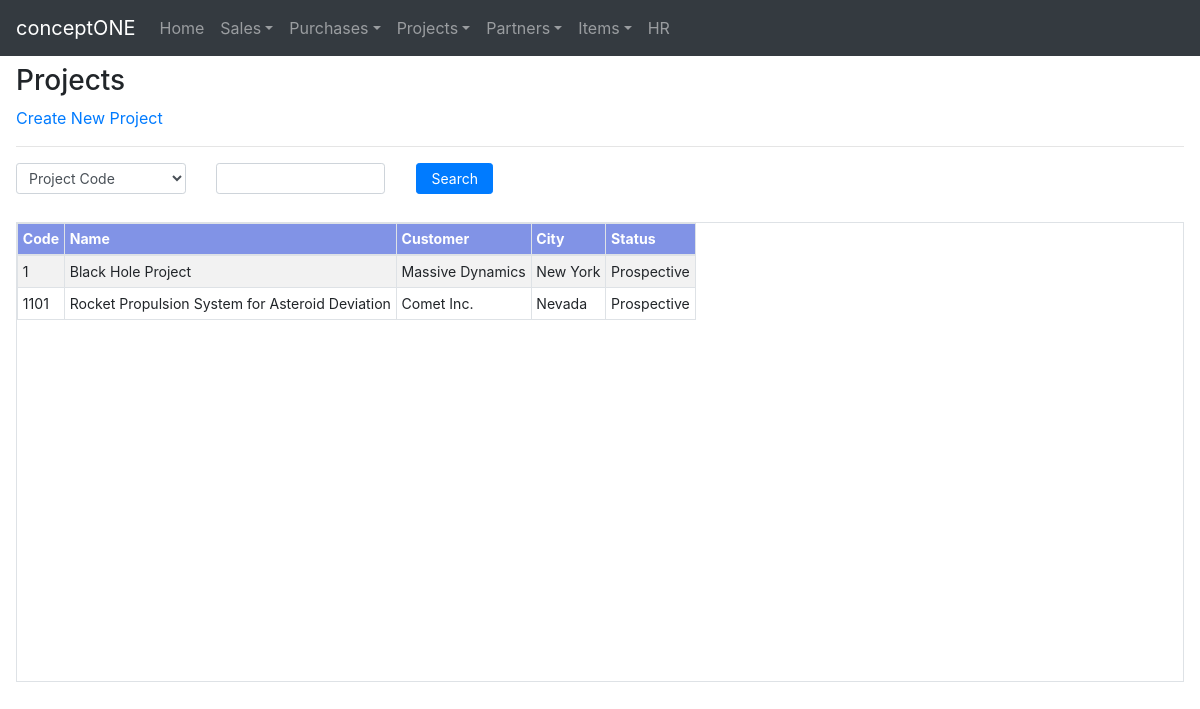
The page /projects/ on the database as committed earlier.
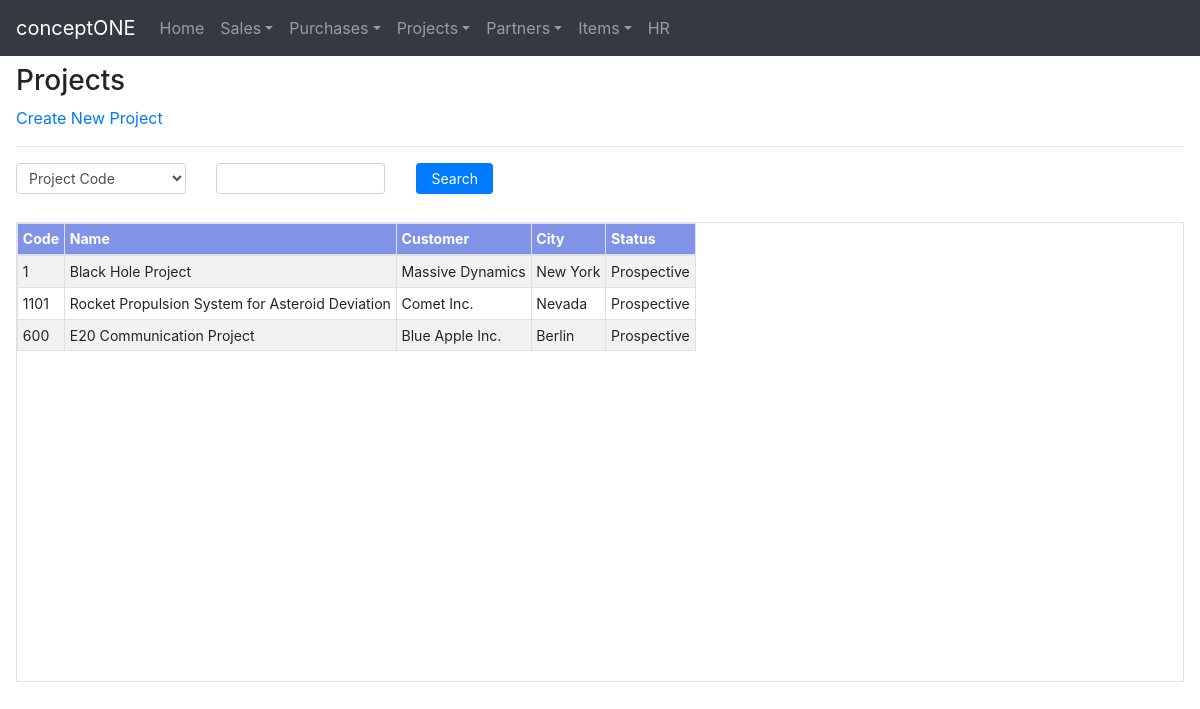
The same page on the database as committed later.
### crudbasic/models.py (models this page shows, shortened)
class Projects(models.Model):
    status_flags = [
        ('Prospective','Prospective'),
        ('Completed','Completed'),
        ('On-Going','On-Going'),
    ]
    project_code = models.CharField(max_length=16, unique=True)
    project_name = models.CharField(max_length=128, unique=True)
    project_customer = models.ForeignKey(Customers, on_delete=models.CASCADE)
    project_city = models.CharField(max_length=128)
    project_status = models.CharField(max_length=16,choices=status_flags)
    created_on = models.DateTimeField(auto_now_add=True)
    updated_on = models.DateTimeField(auto_now=True)

class Customers(models.Model):
    customer_code = models.CharField(max_length=16, unique=True)
    customer_name = models.CharField(max_length=128, unique=True)
    customer_address = models.CharField(max_length=264)
    customer_city = models.CharField(max_length=128)
    customer_phone = models.CharField(max_length=128, blank=True)
    customer_fax = models.CharField(max_length=128, blank=True)
    customer_email = models.EmailField(max_length=192, blank=True)
    customer_ntn_number = models.CharField(max_length=128, blank=True)
    created_on = models.DateTimeField(auto_now_add=True)
    updated_on = models.DateTimeField(auto_now=True)
    def __str__(self):
        return self.customer_name

### crudbasic/views.py (the view, shortened to what this page needs)
# urls.py: path('projects/',views.ProjectView.as_view(),name='projects'),
class ProjectView(TemplateView):
    template_name = 'crudbasic/basedisplay.html'
    def get(self, request, *args, **kwargs):
        main_title = 'Projects'
        create_link= {'name':'Create New Project','value':'crudbasic:createproject'}
        search_form = BasicSearch(caller = Projects)
        table_head_temp = get_col_heads(Projects)
        table_head = []
        for idx, val in enumerate(table_head_temp):
            table_head.append(str(val[1]).split(" ")[1])
        page_data = Projects.objects.order_by('created_on')
        return render(request, self.template_name, {'page_data': page_data,
                                                    'search_form' : search_form,
                                                    'table_head':table_head,
                                                    'main_title':main_title,
                                                    'create_link':create_link
                                                    })

### crudbasic/forms.py
class BasicSearch(forms.Form):
    field_dct = {}
    search_by = forms.ChoiceField(choices=field_dct,widget=forms.Select(attrs={'class':'form-control form-control-sm'}))
    search_for = forms.CharField(widget=forms.TextInput(attrs={'class':'form-control form-control-sm'}))
    def __init__(self,*arg,**kwargs):
        caller = kwargs.pop('caller')
        if caller == Customers:
            print(caller)
        super(BasicSearch, self).__init__(*arg,**kwargs)
        field_dct = get_col_heads(caller)
        self.fields['search_by'].choices = field_dct

### crudbasic/basic_functions.py (called while the page is built)
def get_col_heads(caller):
    caller_fields = caller._meta.fields
    field_list = []
    human_rdable_list =[]
    for fields in caller_fields:
        column_head = (str(fields)).split(".")
        human_rdable_name = column_head[-1].replace("_"," ").title()
        human_rdable_list.append(human_rdable_name)
        field_list.append(column_head[-1])
    field_list = field_list[1:-2]
    human_rdable_list = human_rdable_list[1:-2]
    field_dct = tuple(zip(field_list,human_rdable_list))
    return field_dct

### templates/crudbasic/basedisplay.html
<!DOCTYPE html>
{% extends 'crudbasic/base.html' %}
{% block body_block %}
<h3 class="">{{ main_title }}</h3>
<a class="" href="{% url create_link.value %}">{{ create_link.name }}</a>
<hr class="">
<form method="POST">{% csrf_token %}
  <div class="row mb-2">
    <div class="col-xl-2 col-lg-3 col-md-4 mb-2">
      {{ search_form.search_by}}
    </div>
    <div class="col-xl-2 col-lg-3 col-md-4 mb-2">
      {{ search_form.search_for }}
    </div>
    <div class="col-xl-1 col-lg-1 col-md-2 pl-2 mb-1 ml-2">
      <button class="btn btn-primary btn-sm button-custom" type="submit" value="search" name="search">Search</button>
    </div>
  </div>
</form>
<div class="row">
  <div class="col-md-12">
    <div class="mt-2 pb-3 pt-1">
    {% if page_data %}
    <table class="table table-bordered table-striped table-sm table-properties">
      <thead class="">
        <tr>
          {% for head in table_head %}
            <th scope="col">{{ head }}</th>
          {% endfor %}
        </tr>
      </thead>
      <tbody>
        {% if main_title == 'Customers' %}
          {% include 'crudbasic/tables/customertable.html' %}
        {% elif main_title == 'Suppliers' %}
          {% include 'crudbasic/tables/suppliertable.html' %}
        {% elif main_title == 'Items' %}
          {% include 'crudbasic/tables/itemtable.html' %}
        {% elif main_title == 'Projects' %}
          {% include 'crudbasic/tables/projecttable.html' %}
        {% endif %}
      </tbody>
    </table>
    {% else %}
      <p>Oops! No Record found</p>
    {% endif %}
    </div>
  </div>
</div>
{% endblock %}

### templates/crudbasic/base.html (shortened to what this page needs)
<!DOCTYPE html>
{% load staticfiles %}
<html lang="en" dir="ltr">
  <head>
    <link rel="stylesheet" href="https://stackpath.bootstrapcdn.com/bootstrap/4.3.1/css/bootstrap.min.css">
    <link rel="stylesheet" href="{% static "css/master.css" %}">
  </head>
  <body>
    {% include "crudbasic/navbar.html" %}
      <div class="pr-3 pl-3 pb-2 pt-2">
        {% block body_block %}
        {% endblock %}
      </div>
  </body>
</html>

### templates/crudbasic/navbar.html (shortened to what this page needs)
<!DOCTYPE html>
<nav class="navbar navbar-expand-sm navbar-dark bg-dark">
  <a href="" class="navbar-brand">conceptONE</a>
    <ul class="navbar-nav pl-0 ml-0">
      <li class="nav-item pl-0 ml-0">
        <a class="nav-link" href="{% url 'crudbasic:index' %}">Home</a>
      </li>
      <li class="nav-item dropdown">
        <a class="nav-link dropdown-toggle" data-toggle="dropdown" href="#" role="button" aria-haspopup="true" aria-expanded="false">Sales</a>
      </li>
      <li class="nav-item dropdown">
        <a class="nav-link dropdown-toggle" data-toggle="dropdown" href="#" role="button" aria-haspopup="true" aria-expanded="false">Purchases</a>
      </li>
      <li class="nav-item dropdown">
        <a class="nav-link dropdown-toggle" data-toggle="dropdown" href="#" role="button" aria-haspopup="true" aria-expanded="false">Projects</a>
      </li>
      <li class="nav-item dropdown">
        <a class="nav-link dropdown-toggle" data-toggle="dropdown" href="#" role="button" aria-haspopup="true" aria-expanded="false">Partners</a>
      </li>
      <li class="nav-item dropdown">
          <a class="nav-link dropdown-toggle" data-toggle="dropdown" href="#" role="button" aria-haspopup="true" aria-expanded="false">Items</a>
      </li>
      <li class="nav-item">
        <a class="nav-link" href="#">HR</a>
      </li>
    </ul>
</nav>

### templates/crudbasic/tables/projecttable.html
<!DOCTYPE html>
{% for project in page_data %}
<tr>
  <td>{{ project.project_code }}</td>
  <td>{{ project.project_name }}</td>
  <td>{{ project.project_customer }}</td>
  <td>{{ project.project_city }}</td>
  <td>{{ project.project_status }}</td>
</tr>
{% endfor %}

### static/css/master.css (style rules this page uses)
.table-properties { height: 460px; display: block; overflow-y: scroll; }
.button-custom { width : 100%; }
thead { background-color: #8193e6; color: white; }
table { font-size: 0.88rem; }

Rows that differ between the two databases and show on the page:
added Projects: project_code "600", project_name "E20 Communication Project", project_customer "Blue Apple Inc.", project_city "Berlin", project_status "Prospective"
